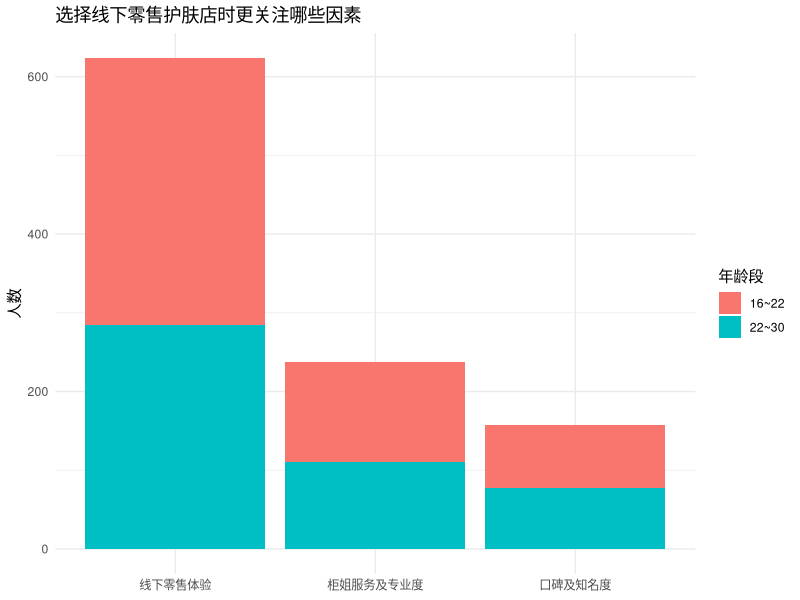

R code for this plot:
## ---- chunk 1
knitr::opts_chunk$set(echo = TRUE)
## ---- chunk 2
library(tidyverse)
library(scales)
set.seed(123)
Table_1<- 
  tibble(person= c(1:1055),
         Factor= sample(x= c(1,2,3),
                        size = 1055,
                        replace = TRUE,
                        prob = c(0.612, 0.224,0.164)),
         Gender= sample(x=c(1,2),
                        size= 1055,
                        prob = c(0.2,0.8),
                        replace = TRUE),
         Age_Group= sample(x=c(1,2,3),
                           size=1055,
                           prob=c(0.65,0.55,0.05),
                           replace= TRUE))

Table_1<- Table_1%>%
  filter(Age_Group %in% c(1,2))

Table_2<- Table_1%>%
  count(Factor)%>%
  mutate(percentage= n/sum(n))
#Plot 
p_1<- 
  ggplot(data = Table_1)+
  geom_bar(aes(x= factor(Factor),fill=factor(Age_Group)))+
  theme_minimal()+
  labs(y= "人数",
       title = "选择线下零售护肤店时更关注哪些因素")+
  scale_x_discrete(labels= c(
    "线下零售体验","柜姐服务及专业度","口碑及知名度"
  ))+
  labs(fill= "年龄段")+
  scale_fill_discrete(labels=c("16~22","22~30"))+
  theme(axis.title.x = element_blank())


p_1


write.csv(Table_1, here::here("Simulation.csv"))
